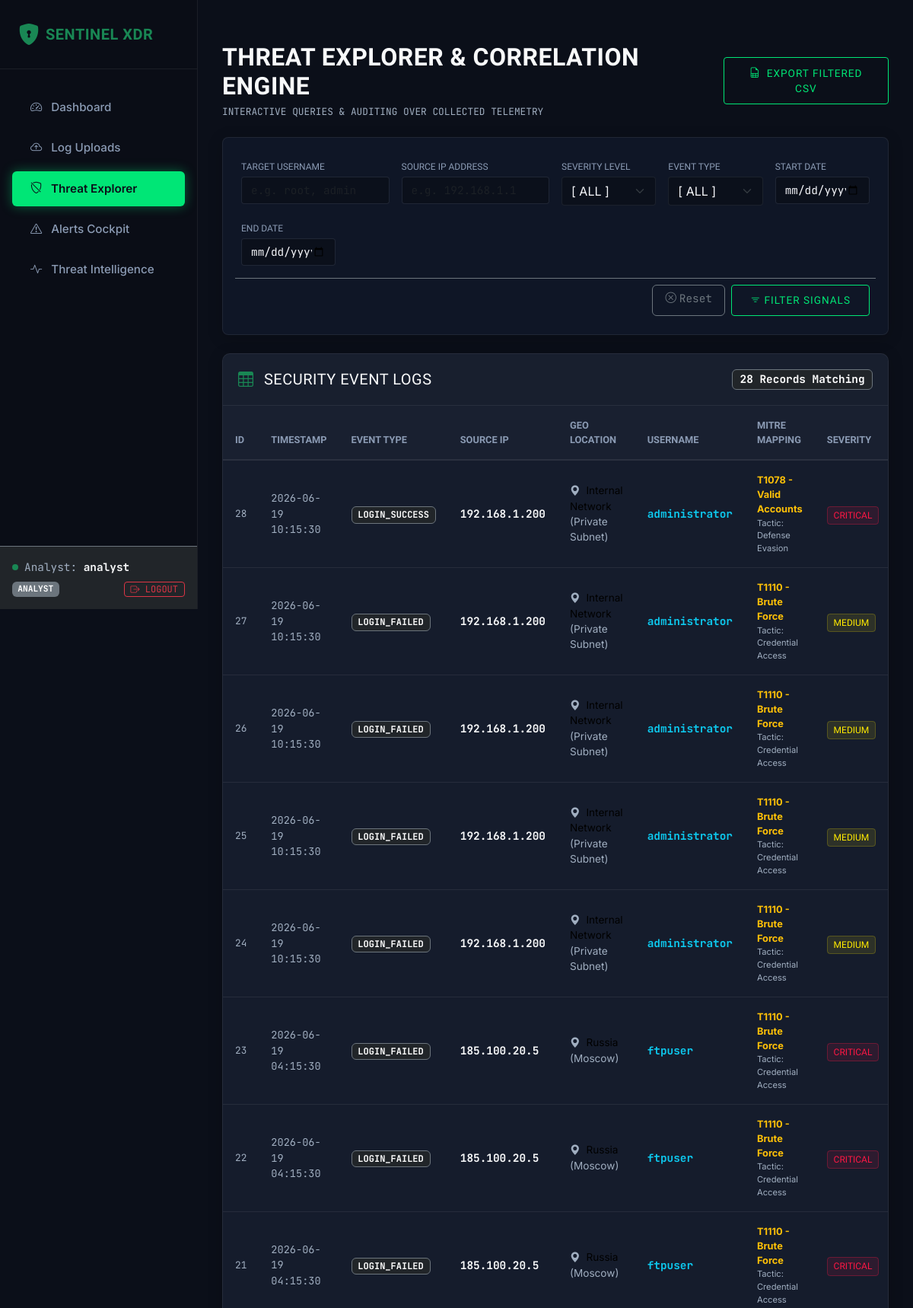
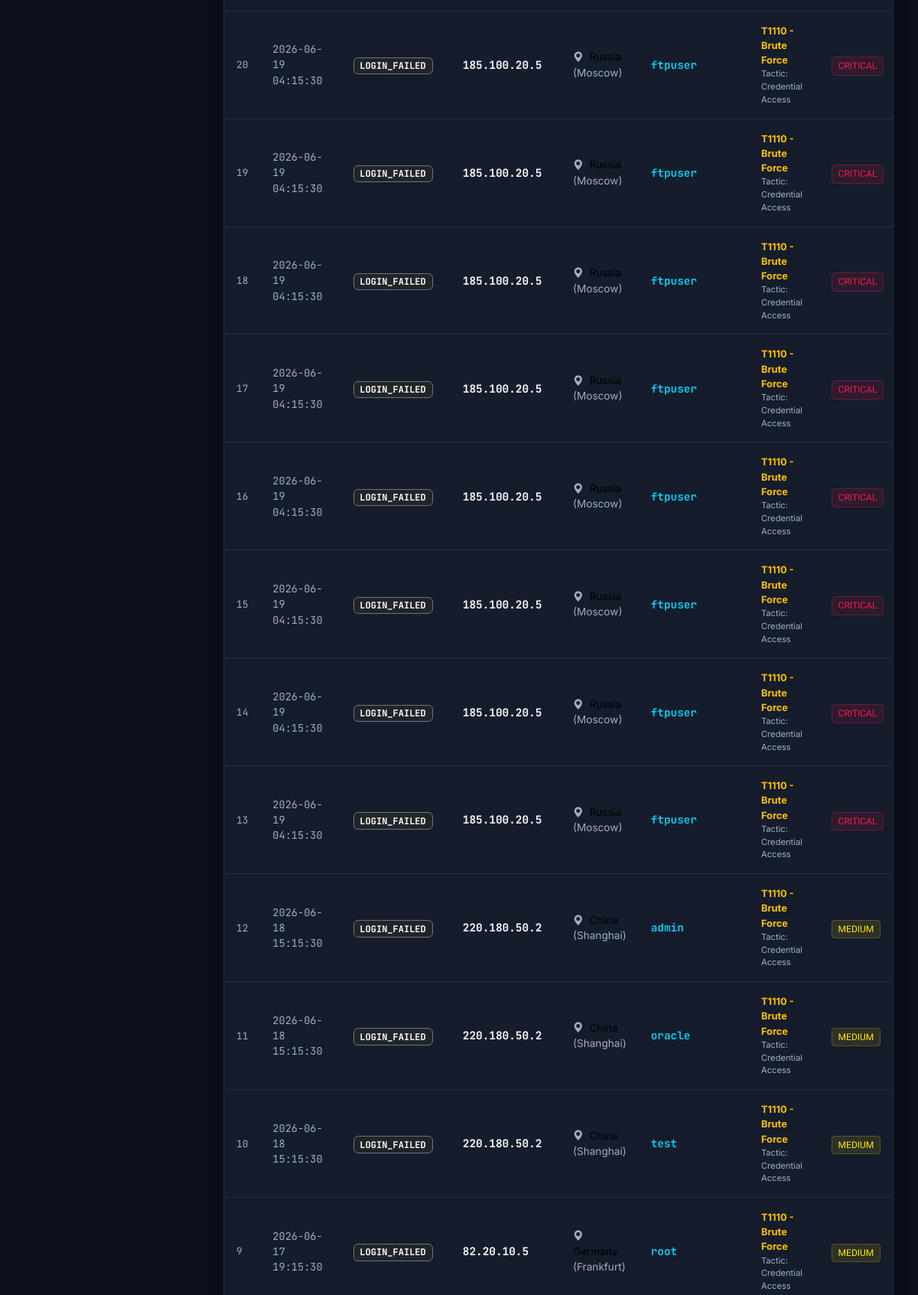
Screenshot of /events (signed in, upper part) with the database file from the repository (2 pictures, top to bottom).
### app/models/user.py (models this page shows, shortened)
class User(db.Model):
    __tablename__ = 'users'
    id = db.Column(db.Integer, primary_key=True)
    username = db.Column(db.String(64), unique=True, nullable=False, index=True)
    email = db.Column(db.String(120), unique=True, nullable=False)
    password_hash = db.Column(db.String(128), nullable=False)
    created_at = db.Column(db.DateTime, default=datetime.datetime.utcnow)
    role = db.Column(db.String(32), default='analyst', nullable=False)  # 'admin' or 'analyst'
    uploads = db.relationship('UploadedLog', backref='uploader', lazy=True, cascade="all, delete-orphan")

### app/models/security_event.py (models this page shows, shortened)
class SecurityEvent(db.Model):
    __tablename__ = 'security_events'
    id = db.Column(db.Integer, primary_key=True)
    uploaded_log_id = db.Column(db.Integer, db.ForeignKey('uploaded_logs.id', ondelete='CASCADE'), nullable=False)
    timestamp = db.Column(db.DateTime, default=datetime.datetime.utcnow, nullable=False, index=True)
    event_type = db.Column(db.String(64), nullable=False, index=True)  # LOGIN_FAILED, LOGIN_SUCCESS, etc.
    status = db.Column(db.String(32), nullable=False)  # Success, Failure
    source_ip = db.Column(db.String(45), nullable=False, index=True)
    username = db.Column(db.String(64), nullable=True, index=True)
    message = db.Column(db.Text, nullable=True)
    severity = db.Column(db.String(16), nullable=False, index=True)  # Low, Medium, High, Critical
    mitre_technique = db.Column(db.String(64), nullable=True)  # e.g., T1110 - Brute Force
    mitre_tactic = db.Column(db.String(64), nullable=True)     # e.g., Credential Access
    country = db.Column(db.String(64), nullable=True, default='Unknown')
    city = db.Column(db.String(64), nullable=True, default='Unknown')

### app/blueprints/main.py (the view)
@main_bp.route('/events')
@login_required
def events():
    query = _build_filtered_events_query(request.args)
    filtered_events = query.order_by(SecurityEvent.timestamp.desc()).all()
    event_types = db.session.query(SecurityEvent.event_type).distinct().all()
    event_types = [et[0] for et in event_types if et[0]]
    return render_template(
        'events.html',
        events=filtered_events,
        event_types=event_types,
        filters=request.args
    )

### app/templates/events.html (shortened to what this page needs)
{% extends 'base.html' %}
{% block content %}
<div class="container-fluid px-0">
    <div class="d-flex justify-content-between align-items-center mb-4">
        <div>
            <h2 class="text-light fw-bold mb-1">THREAT EXPLORER & CORRELATION ENGINE</h2>
            <p class="text-muted text-mono mb-0" style="font-size: 0.8rem;">INTERACTIVE QUERIES & AUDITING OVER
                COLLECTED TELEMETRY</p>
        </div>
        <div>
            <a href="{{ url_for('main.export_csv', username=filters.username, source_ip=filters.source_ip, severity=filters.severity, event_type=filters.event_type, start_date=filters.start_date, end_date=filters.end_date) }}"
                class="btn btn-cyber">
                <i class="bi bi-file-earmark-spreadsheet me-2"></i>Export Filtered CSV
            </a>
        </div>
    </div>
    <div class="cyber-card filter-panel mb-4">
        <form method="GET" action="{{ url_for('main.events') }}">
            <div class="row g-3">
                <div class="col-12 col-md-6 col-lg-3">
                    <label for="username" class="filter-label mb-1">Target Username</label>
                    <input type="text" name="username" id="username" class="form-control form-control-cyber text-mono"
                        placeholder="e.g. root, admin" value="{{ filters.username or '' }}">
                </div>
                <div class="col-12 col-md-6 col-lg-3">
                    <label for="source_ip" class="filter-label mb-1">Source IP Address</label>
                    <input type="text" name="source_ip" id="source_ip" class="form-control form-control-cyber text-mono"
                        placeholder="e.g. 192.168.1.1" value="{{ filters.source_ip or '' }}">
                </div>
                <div class="col-6 col-md-3 col-lg-2">
                    <label for="severity" class="filter-label mb-1">Severity Level</label>
                    <select name="severity" id="severity" class="form-select form-control-cyber">
                        <option value="ALL" {% if not filters.severity or filters.severity=='ALL' %}selected{% endif %}>
                            [ ALL ]</option>
                    </select>
                </div>
                <div class="col-6 col-md-3 col-lg-2">
                    <label for="event_type" class="filter-label mb-1">Event Type</label>
                    <select name="event_type" id="event_type" class="form-select form-control-cyber">
                        <option value="ALL" {% if not filters.event_type or filters.event_type=='ALL' %}selected{% endif
                            %}>[ ALL ]</option>
                    </select>
                </div>
                <div class="col-6 col-lg-2">
                    <label for="start_date" class="filter-label mb-1">Start Date</label>
                    <input type="date" name="start_date" id="start_date"
                        class="form-control form-control-cyber text-mono" value="{{ filters.start_date or '' }}">
                </div>
                <div class="col-6 col-lg-2">
                    <label for="end_date" class="filter-label mb-1">End Date</label>
                    <input type="date" name="end_date" id="end_date" class="form-control form-control-cyber text-mono"
                        value="{{ filters.end_date or '' }}">
                </div>
                <div class="col-12 d-flex justify-content-end gap-2 mt-3 pt-2 border-top border-secondary">
                    <a href="{{ url_for('main.events') }}" class="btn btn-outline-secondary text-mono px-3">
                        <i class="bi bi-x-circle me-1"></i>Reset
                    </a>
                    <button type="submit" class="btn btn-cyber px-4">
                        <i class="bi bi-filter me-1"></i>Filter Signals
                    </button>
                </div>
            </div>
        </form>
    </div>
    <div class="cyber-card">
        <div class="cyber-card-header d-flex justify-content-between align-items-center">
            <h5 class="text-light mb-0 font-display"><i class="bi bi-table text-success me-2"></i> SECURITY EVENT LOGS
            </h5>
            <span class="badge bg-dark border border-secondary text-mono">{{ events | length }} Records Matching</span>
        </div>
        <div class="table-responsive">
            <table class="table table-cyber mb-0 align-middle">
                <thead>
                    <tr>
                        <th style="width: 5%;">ID</th>
                        <th style="width: 15%;">Timestamp</th>
                        <th style="width: 12%;">Event Type</th>
                        <th style="width: 10%;">Source IP</th>
                        <th style="width: 12%;">Geo Location</th>
                        <th style="width: 10%;">Username</th>
                        <th style="width: 20%;">MITRE Mapping</th>
                        <th style="width: 8%;">Severity</th>
                    </tr>
                </thead>
                <tbody>
                    {% if events %}
                    {% for event in events %}
                    <tr>
                        <td class="text-muted text-mono" style="font-size: 0.8rem;">
                            {{ event.id }}
                        </td>
                        <td class="text-mono text-muted" style="font-size: 0.85rem;">
                            {{ event.timestamp.strftime('%Y-%m-%d %H:%M:%S') }}
                        </td>
                        <td>
                            <span class="badge bg-dark border border-secondary text-mono" style="font-size: 0.75rem;">
                                {{ event.event_type }}
                            </span>
                        </td>
                        <td class="text-mono fw-bold text-light">
                            {{ event.source_ip }}
                        </td>
                        <td style="font-size: 0.85rem;">
                            <i class="bi bi-geo-alt-fill text-muted me-1"></i>
                            {% if event.country and event.country != 'Unknown' %}
                            {{ event.country }} <span class="text-muted">({{ event.city }})</span>
                            {% else %}
                            <span class="text-muted">Unknown</span>
                            {% endif %}
                        </td>
                        <td class="text-mono text-info fw-bold">
                            {{ event.username or 'N/A' }}
                        </td>
                        <td style="font-size: 0.8rem;">
                            {% if event.mitre_technique and event.mitre_technique != 'N/A' %}
                            <div class="text-warning fw-bold">{{ event.mitre_technique }}</div>
                            <div class="text-muted" style="font-size: 0.7rem;">Tactic: {{ event.mitre_tactic }}</div>
                            {% else %}
                            <span class="text-muted">N/A</span>
                            {% endif %}
                        </td>
                        <td>
                            <span
                                class="badge-cyber {% if event.severity == 'Critical' %}badge-critical{% elif event.severity == 'High' %}badge-high{% elif event.severity == 'Medium' %}badge-medium{% else %}badge-low{% endif %}">
                                {{ event.severity }}
                            </span>
                        </td>
                    </tr>
                    {% endfor %}
                    {% endif %}
                </tbody>
            </table>
        </div>
    </div>
</div>
{% endblock %}

### app/templates/base.html (shortened to what this page needs)
<!DOCTYPE html>
<html lang="en">
<head>
    <link href="https://cdn.jsdelivr.net/npm/bootstrap@5.3.3/dist/css/bootstrap.min.css" rel="stylesheet"
>
    <link rel="stylesheet" href="https://cdn.jsdelivr.net/npm/bootstrap-icons@1.11.3/font/bootstrap-icons.min.css">
    <link rel="stylesheet" href="{{ url_for('static', filename='css/custom.css') }}">
</head>
<body>
    <div class="sidebar d-flex flex-column justify-content-between">
        <div>
            <div class="sidebar-logo">
                <i class="bi bi-shield-lock-fill text-success fs-3 me-2"></i>
                <span class="brand-text text-success fs-5 fw-bold">SENTINEL XDR</span>
            </div>
            {% if g.user %}
            <nav class="nav flex-column">
                <a class="nav-link {% if request.endpoint == 'dashboard.index' %}active{% endif %}"
                    href="{{ url_for('dashboard.index') }}">
                    <i class="bi bi-speedometer2 me-2"></i> Dashboard
                </a>
                <a class="nav-link {% if request.endpoint == 'main.uploads' %}active{% endif %}"
                    href="{{ url_for('main.uploads') }}">
                    <i class="bi bi-cloud-arrow-up me-2"></i> Log Uploads
                </a>
                <a class="nav-link {% if request.endpoint == 'main.events' %}active{% endif %}"
                    href="{{ url_for('main.events') }}">
                    <i class="bi bi-shield-slash me-2"></i> Threat Explorer
                </a>
                <a class="nav-link {% if request.endpoint == 'alerts.index' %}active{% endif %}"
                    href="{{ url_for('alerts.index') }}">
                    <i class="bi bi-exclamation-triangle me-2"></i> Alerts Cockpit
                </a>
                <a class="nav-link {% if request.endpoint == 'iocs.index' %}active{% endif %}"
                    href="{{ url_for('iocs.index') }}">
                    <i class="bi bi-activity me-2"></i> Threat Intelligence
                </a>
            </nav>
            {% endif %}
        </div>
        {% if g.user %}
        <div class="p-3 border-top border-secondary bg-dark">
            <div class="d-flex align-items-center mb-2">
                <div class="bg-success rounded-circle me-2" style="width: 8px; height: 8px;"></div>
                <small class="text-muted text-mono">Analyst: <span class="text-light fw-bold">{{ g.user.username
                        }}</span></small>
            </div>
            <div class="d-flex justify-content-between align-items-center">
                <span class="badge bg-secondary text-mono" style="font-size: 0.7rem;">{{ g.user.role | upper }}</span>
                <a href="{{ url_for('auth.logout') }}" class="btn btn-sm btn-outline-danger py-0 px-2 text-mono"
                    style="font-size: 0.75rem;">
                    <i class="bi bi-box-arrow-right"></i> LOGOUT
                </a>
            </div>
        </div>
        {% endif %}
    </div>
    <div class="main-wrapper">
        {% block content %}{% endblock %}
    </div>
</body>
</html>

### app/static/css/custom.css (style rules this page uses)
:root { --bg-primary: #0b0f19; --bg-secondary: #0f1626; --bg-card: #151c2c; --bg-sidebar: #0a0d16; --border-color: rgba(255, 255, 255, 0.07); --border-glow: rgba(0, 230, 118, 0.2); --accent-primary: #00e676; --accent-info: #00b0ff; --accent-warning: #ffea00; --accent-danger: #ff9100; --accent-critical: #ff1744; --text-main: #f5f6fa; --text-muted: #8b9bb4; --font-sans: 'Inter', sans-serif; --font-display: 'Orbitron', sans-serif; --font-mono: 'JetBrains Mono', monospace; }
body { background-color: var(--bg-primary); color: var(--text-main); font-family: var(--font-sans); margin: 0; overflow-x: hidden; }
h1, h2, h3, h4, h5, h6, .brand-text { font-family: var(--font-display); letter-spacing: 0.5px; }
.sidebar { background-color: var(--bg-sidebar); border-right: 1px solid var(--border-color); min-height: 100vh; padding-top: 1.5rem; position: fixed; width: 260px; z-index: 100; }
.sidebar .nav-link { color: var(--text-muted); font-size: 0.95rem; font-weight: 500; padding: 0.75rem 1.5rem; margin: 0.2rem 1rem; border-radius: 6px; transition: all 0.3s ease; }
.sidebar .nav-link.active { color: var(--bg-primary); background-color: var(--accent-primary); font-weight: 600; box-shadow: 0 0 15px rgba(0, 230, 118, 0.4); }
.sidebar-logo { display: flex; align-items: center; padding: 0 1.5rem 1.5rem 1.5rem; border-bottom: 1px solid var(--border-color); margin-bottom: 1.5rem; }
.main-wrapper { margin-left: 260px; padding: 2rem; min-height: 100vh; }
.cyber-card { background: var(--bg-card); border: 1px solid var(--border-color); border-radius: 10px; box-shadow: 0 4px 20px rgba(0, 0, 0, 0.2); transition: all 0.3s ease; position: relative; overflow: hidden; }
.cyber-card-header { border-bottom: 1px solid var(--border-color); padding: 1.25rem; background: rgba(255, 255, 255, 0.01); }
.btn-cyber { background-color: transparent; border: 1px solid var(--accent-primary); color: var(--accent-primary); font-family: var(--font-display); font-size: 0.85rem; letter-spacing: 1px; padding: 0.6rem 1.2rem; border-radius: 4px; transition: all 0.3s ease; text-transform: uppercase; }
.table-cyber { color: var(--text-main); border-collapse: separate; border-spacing: 0; }
.table-cyber th { background-color: rgba(255, 255, 255, 0.02); border-bottom: 2px solid var(--border-color); color: var(--text-muted); font-family: var(--font-display); font-size: 0.8rem; text-transform: uppercase; padding: 1rem; }
.table-cyber td { padding: 1rem; border-bottom: 1px solid var(--border-color); background-color: var(--bg-card); transition: background-color 0.2s ease; }
.badge-cyber { font-family: var(--font-display); font-size: 0.75rem; padding: 0.35em 0.65em; border-radius: 4px; text-transform: uppercase; font-weight: 500; }
.badge-medium { background-color: rgba(255, 234, 0, 0.1); color: var(--accent-warning); border: 1px solid rgba(255, 234, 0, 0.2); }
.badge-critical { background-color: rgba(255, 23, 68, 0.1); color: var(--accent-critical); border: 1px solid rgba(255, 23, 68, 0.3); animation: pulse-border 2s infinite; }
.filter-panel { background-color: var(--bg-secondary); border: 1px solid var(--border-color); border-radius: 8px; padding: 1.5rem; margin-bottom: 2rem; }
.filter-label { font-family: var(--font-display); font-size: 0.75rem; text-transform: uppercase; color: var(--text-muted); }
.form-control-cyber { background-color: rgba(11, 15, 25, 0.8) !important; border: 1px solid var(--border-color) !important; color: var(--text-main) !important; border-radius: 4px; }
.text-mono { font-family: var(--font-mono); font-size: 0.9rem; }
.text-muted { color: #a0aec0 !important; }

### rows the page displays
User: user.username "analyst", user.role "ANALYST"
SecurityEvent: id "28", timestamp "2026-06-19 10:15:30", event_type "LOGIN_SUCCESS", source_ip "192.168.1.200", country "Internal Network", city "Private Subnet", username "administrator", mitre_technique "T1078 - Valid Accounts", mitre_tactic "Defense Evasion", severity "CRITICAL"
SecurityEvent: id "27", timestamp "2026-06-19 10:15:30", event_type "LOGIN_FAILED", source_ip "192.168.1.200", country "Internal Network", city "Private Subnet", username "administrator", mitre_technique "T1110 - Brute Force", mitre_tactic "Credential Access", severity "MEDIUM"
SecurityEvent: id "26", timestamp "2026-06-19 10:15:30", event_type "LOGIN_FAILED", source_ip "192.168.1.200", country "Internal Network", city "Private Subnet", username "administrator", mitre_technique "T1110 - Brute Force", mitre_tactic "Credential Access", severity "MEDIUM"
SecurityEvent: id "25", timestamp "2026-06-19 10:15:30", event_type "LOGIN_FAILED", source_ip "192.168.1.200", country "Internal Network", city "Private Subnet", username "administrator", mitre_technique "T1110 - Brute Force", mitre_tactic "Credential Access", severity "MEDIUM"
SecurityEvent: id "24", timestamp "2026-06-19 10:15:30", event_type "LOGIN_FAILED", source_ip "192.168.1.200", country "Internal Network", city "Private Subnet", username "administrator", mitre_technique "T1110 - Brute Force", mitre_tactic "Credential Access", severity "MEDIUM"
SecurityEvent: id "23", timestamp "2026-06-19 04:15:30", event_type "LOGIN_FAILED", source_ip "185.100.20.5", country "Russia", city "Moscow", username "ftpuser", mitre_technique "T1110 - Brute Force", mitre_tactic "Credential Access", severity "CRITICAL"
SecurityEvent: id "22", timestamp "2026-06-19 04:15:30", event_type "LOGIN_FAILED", source_ip "185.100.20.5", country "Russia", city "Moscow", username "ftpuser", mitre_technique "T1110 - Brute Force", mitre_tactic "Credential Access", severity "CRITICAL"
SecurityEvent: id "21", timestamp "2026-06-19 04:15:30", event_type "LOGIN_FAILED", source_ip "185.100.20.5", country "Russia", city "Moscow", username "ftpuser", mitre_technique "T1110 - Brute Force", mitre_tactic "Credential Access", severity "CRITICAL"
SecurityEvent: id "20", timestamp "2026-06-19 04:15:30", event_type "LOGIN_FAILED", source_ip "185.100.20.5", country "Russia", city "Moscow", username "ftpuser", mitre_technique "T1110 - Brute Force", mitre_tactic "Credential Access", severity "CRITICAL"
SecurityEvent: id "19", timestamp "2026-06-19 04:15:30", event_type "LOGIN_FAILED", source_ip "185.100.20.5", country "Russia", city "Moscow", username "ftpuser", mitre_technique "T1110 - Brute Force", mitre_tactic "Credential Access", severity "CRITICAL"
SecurityEvent: id "18", timestamp "2026-06-19 04:15:30", event_type "LOGIN_FAILED", source_ip "185.100.20.5", country "Russia", city "Moscow", username "ftpuser", mitre_technique "T1110 - Brute Force", mitre_tactic "Credential Access", severity "CRITICAL"
SecurityEvent: id "17", timestamp "2026-06-19 04:15:30", event_type "LOGIN_FAILED", source_ip "185.100.20.5", country "Russia", city "Moscow", username "ftpuser", mitre_technique "T1110 - Brute Force", mitre_tactic "Credential Access", severity "CRITICAL"
SecurityEvent: id "16", timestamp "2026-06-19 04:15:30", event_type "LOGIN_FAILED", source_ip "185.100.20.5", country "Russia", city "Moscow", username "ftpuser", mitre_technique "T1110 - Brute Force", mitre_tactic "Credential Access", severity "CRITICAL"
SecurityEvent: id "15", timestamp "2026-06-19 04:15:30", event_type "LOGIN_FAILED", source_ip "185.100.20.5", country "Russia", city "Moscow", username "ftpuser", mitre_technique "T1110 - Brute Force", mitre_tactic "Credential Access", severity "CRITICAL"
SecurityEvent: id "14", timestamp "2026-06-19 04:15:30", event_type "LOGIN_FAILED", source_ip "185.100.20.5", country "Russia", city "Moscow", username "ftpuser", mitre_technique "T1110 - Brute Force", mitre_tactic "Credential Access", severity "CRITICAL"
SecurityEvent: id "13", timestamp "2026-06-19 04:15:30", event_type "LOGIN_FAILED", source_ip "185.100.20.5", country "Russia", city "Moscow", username "ftpuser", mitre_technique "T1110 - Brute Force", mitre_tactic "Credential Access", severity "CRITICAL"
SecurityEvent: id "12", timestamp "2026-06-18 15:15:30", event_type "LOGIN_FAILED", source_ip "220.180.50.2", country "China", city "Shanghai", username "admin", mitre_technique "T1110 - Brute Force", mitre_tactic "Credential Access", severity "MEDIUM"
SecurityEvent: id "11", timestamp "2026-06-18 15:15:30", event_type "LOGIN_FAILED", source_ip "220.180.50.2", country "China", city "Shanghai", username "oracle", mitre_technique "T1110 - Brute Force", mitre_tactic "Credential Access", severity "MEDIUM"
SecurityEvent: id "10", timestamp "2026-06-18 15:15:30", event_type "LOGIN_FAILED", source_ip "220.180.50.2", country "China", city "Shanghai", username "test", mitre_technique "T1110 - Brute Force", mitre_tactic "Credential Access", severity "MEDIUM"
SecurityEvent: id "9", timestamp "2026-06-17 19:15:30", event_type "LOGIN_FAILED", source_ip "82.20.10.5", country "Germany", city "Frankfurt", username "root", mitre_technique "T1110 - Brute Force", mitre_tactic "Credential Access", severity "MEDIUM"

### other values shown
{{ events | length }} "28"
